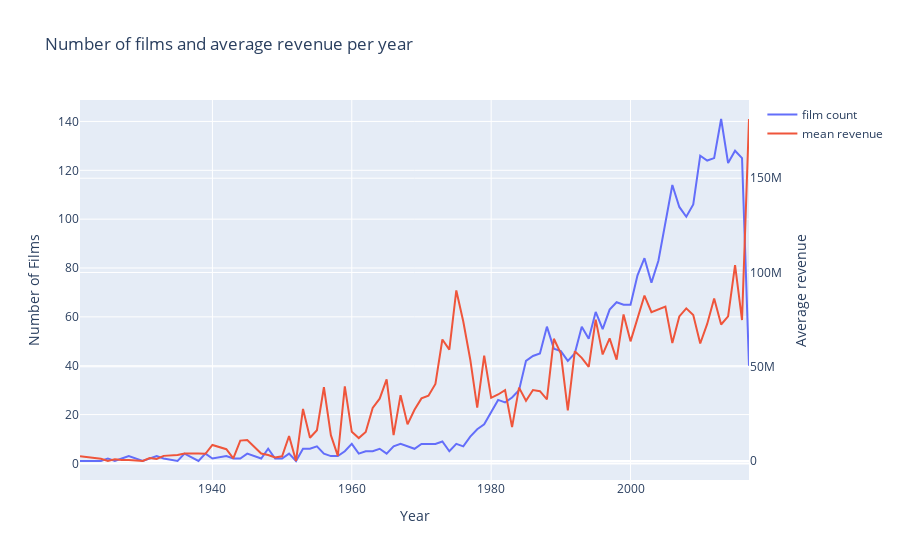

Notebook code cell kept with this figure:
### Code cell
d1 = train['release_date_year'].value_counts().sort_index()
d2 = train.groupby(['release_date_year'])['revenue'].mean()

data = [go.Scatter(x = d1.index, y = d1.values, name='film count'),
       go.Scatter(x = d2.index, y = d2.values, name='mean revenue', yaxis='y2')]

layout = go.Layout(dict(title = 'Number of films and average revenue per year',
                      xaxis = dict(title = 'Year'),
                      yaxis = dict(title = 'Number of Films'),
                        yaxis2 = dict(title = 'Average revenue', overlaying = 'y', side = 'right')
                      ), legend = dict(orientation = 'v'))
    
py.iplot(dict(data = data, layout = layout))
